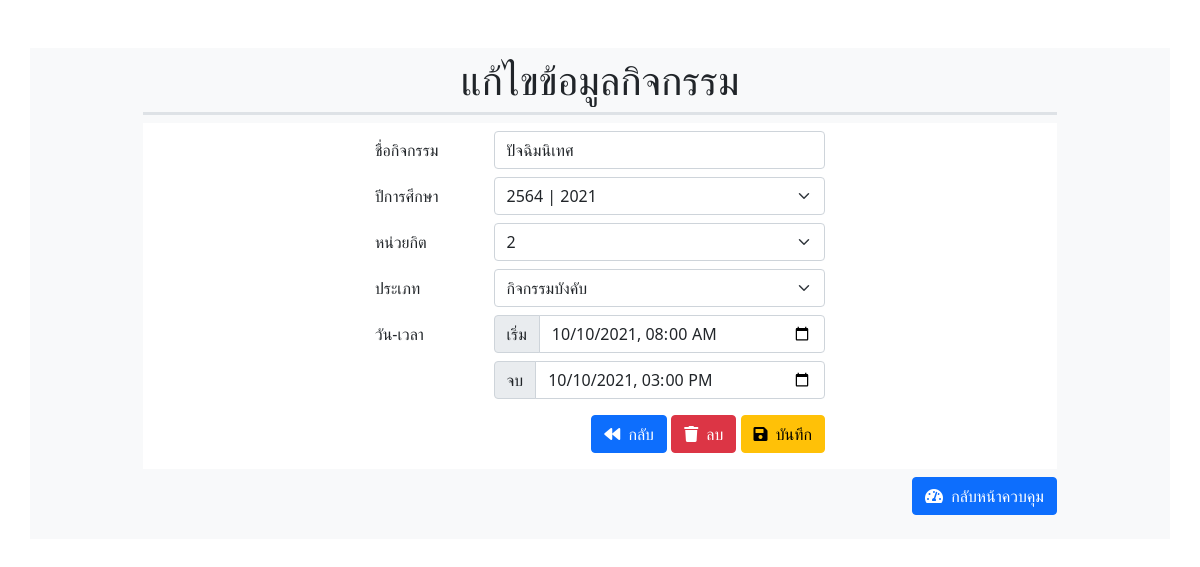
The page /sys/conf/?id=10 (signed in) on the database its author committed.
### tables this page shows
CREATE TABLE `tb_event` (
  `EID` int(3) UNSIGNED ZEROFILL NOT NULL,
  `eventTitle` varchar(50) NOT NULL,
  `eventOfYear` varchar(4) NOT NULL,
  `eventCredit` int(1) UNSIGNED NOT NULL DEFAULT 3,
  `eventType` enum('กิจกรรมบังคับ','กิจกรรมบังคับเลือก','กิจกรรมเลือก') NOT NULL DEFAULT 'กิจกรรมเลือก',
  `start` datetime NOT NULL DEFAULT current_timestamp(),
  `end` datetime NOT NULL DEFAULT current_timestamp()
);

### sys/conf/index.php (the view, shortened to what this page needs)
<!DOCTYPE html>
<html lang="en">
<?php
include("../../school/conn/object_connect.php");
$sql = "SELECT * FROM tb_event WHERE EID=?";
$stmt = $mysqli->prepare($sql);
$stmt->bind_param("i", $_GET['id']);
$stmt->execute();
$e = $stmt->get_result()->fetch_assoc();
$startDate = date("Y-m-d", strtotime($e['start'])) . "T" . date("H:i", strtotime($e['start']));
$endDate = date("Y-m-d", strtotime($e['end'])) . "T" . date("H:i", strtotime($e['end']));
?>
<head>
    <link rel="stylesheet" href="https://cdnjs.cloudflare.com/ajax/libs/twitter-bootstrap/5.0.0-beta1/css/bootstrap.min.css" />
    <link rel="stylesheet" href="https://cdnjs.cloudflare.com/ajax/libs/font-awesome/5.15.2/css/all.min.css" />
</head>
<body>
    <div class="container bg-light mt-5">
        <div class="col-10 mx-auto p-2 rounded">
            <h1 class="w-100 text-center pb-2 border-bottom border-3">แก้ไขข้อมูลกิจกรรม</h1>
            <div class="bg-white p-2 mb-2">
                <div class="col-10 mx-auto" style="max-width:450px">
                    <form method="post">
                        <div class="row mb-2">
                            <label for="event_title" class="col-sm-3 col-form-label">ชื่อกิจกรรม</label>
                            <div class="col-sm-9">
                                <input type="text" name="event_title" class="form-control" value="<?= $e['eventTitle'] ?>" onfocus="this.select()">
                            </div>
                        </div>
                        <div class="row mb-2">
                            <label for="event_of_year" class="col-sm-3 col-form-label">ปีการศึกษา</label>
                            <div class="col-sm-9">
                                <select title="ปีการศึกษา" name="event_of_year" class="form-select">
                                    <?php
                                    $year = date("Y") + 543;
                                    for ($i = $year - 2; $i < $year + 4; $i++) :
                                    ?>
                                        <option value="<?= $i ?>" <?= ($i == $e['eventOfYear']) ? " selected" : "" ?>><?= $i ?> | <?= $i - 543 ?></option>
                                    <?php
                                    endfor;
                                    ?>
                                </select>
                            </div>
                        </div>
                        <div class="row mb-2">
                            <label for="event_credit" class="col-sm-3 col-form-label">หน่วยกิต</label>
                            <div class="col-sm-9">
                                <select title="หน่วยกิต" name="event_credit" class="form-select">
                                    <?php
                                    for ($i = 1; $i <= 5; $i++) :
                                    ?>
                                        <option <?= ($i == $e['eventCredit']) ? " selected" : "" ?>><?= $i ?></option>
                                    <?php
                                    endfor;
                                    ?>
                                </select>
                            </div>
                        </div>
                        <div class="row mb-2">
                            <label for="event_type" class="col-sm-3 col-form-label">ประเภท</label>
                            <div class="col-sm-9">
                                <select title="ประเภทกิจกรรม" name="event_type" class="form-select">
                                    <?php
                                    $types = ["กิจกรรมบังคับ", "กิจกรรมบังคับเลือก", "กิจกรรมเลือก"];
                                    foreach ($types as $type) :
                                    ?>
                                        <option <?= ($type == $e['eventType']) ? "selected" : "" ?>><?= $type ?></option>
                                    <?php
                                    endforeach;
                                    ?>
                                </select>
                            </div>
                        </div>
                        <div class="row mb-2">
                            <label for="event_start_end" class="col-sm-3 col-form-label">วัน-เวลา</label>
                            <div class="col-sm-9">
                                <div class="input-group mb-2">
                                    <span class="input-group-text">เริ่ม</span>
                                    <input type="datetime-local" name="event_start" class="form-control" value="<?= $startDate ?>">
                                </div>
                                <div class="input-group mb-2">
                                    <span class=" input-group-text">จบ</span>
                                    <input type="datetime-local" name="event_end" class="form-control" value="<?= $endDate ?>">
                                </div>
                            </div>
                        </div>
                        <div class="row mb-2">
                            <div class="col-auto ms-auto me-0">
                                <a href="#" class="btn btn-primary" onclick="history.go(-1)">
                                    <i class="fa fa-backward me-1" aria-hidden="true"></i> กลับ
                                </a>
                                <a href="../del/?id=<?= $_GET['id'] ?>" class="btn btn-danger" onclick="return confirm('ต้องการลบกิจกรรม [<?= (str_pad($_GET['id'], 3, '0', STR_PAD_LEFT)) ?>] หรือไม่?')">
                                    <i class="fa fa-trash me-1" aria-hidden="true"></i> ลบ
                                </a>
                                <button type="submit" class="btn btn-warning" name="submit">
                                    <i class="fa fa-save me-1" aria-hidden="true"></i> บันทึก
                                </button>
                            </div>
                        </div>
                    </form>
                </div>
            </div>
            <div class="row pb-3">
                <div class="col text-end">
                    <a role="button" href="../../school/console.php" class="btn btn-primary">
                        <i class="fa fa-tachometer-alt me-1" aria-hidden="true"></i>
                        กลับหน้าควบคุม
                    </a>
                </div>
            </div>
        </div>
    </div>
</body>
</html>

### rows shown on the page
tb_event: event_title "ปัจฉิมนิเทศ", event_of_year "2564 | 2021", event_credit "2", event_type "กิจกรรมบังคับ", event_start "10/10/2021 08:00", event_end "10/10/2021 15:00"
